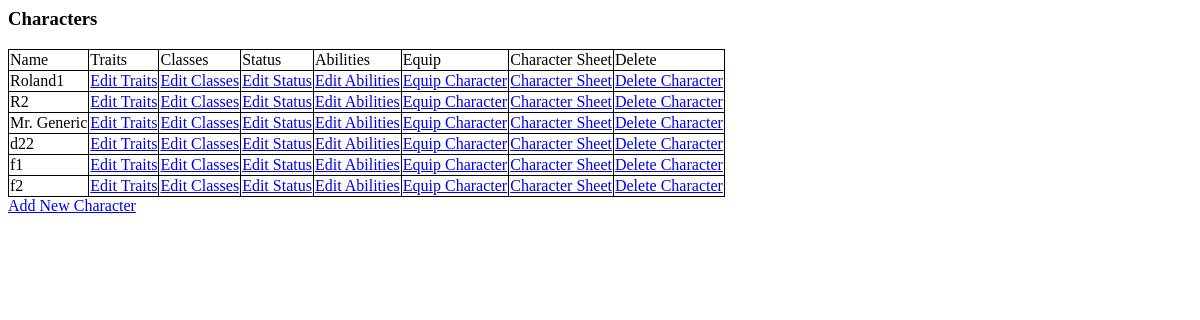
The page /osric_character_tools/characters.php on the database its author committed.
### tables this page shows
CREATE TABLE IF NOT EXISTS `characters` (
  `CharacterName` varchar(255) NOT NULL,
  `CharacterGender` int(11) NOT NULL,
  `CharacterAge` float NOT NULL,
  `CharacterHeight` float NOT NULL,
  `CharacterWeight` float NOT NULL,
  `CharacterId` bigint(20) unsigned NOT NULL AUTO_INCREMENT,
  `CharacterAlignment` int(11) NOT NULL,
  `RaceId` bigint(20) NOT NULL,
  PRIMARY KEY (`CharacterId`)
);

### osric_character_tools/inc/OsricDb.php (called while the page is built, shortened)
<?php
class OsricDb
{
	protected $cxn;
	public function doInit($aHost,$aUser,$aPasswd)
	{
		$aDbname = "osric_db";
		$this->cxn = mysqli_connect($aHost,$aUser,$aPasswd,$aDbname) or die("Couldn't connect to server");
	}
	public function getCharacters()
	{
		$query = "SELECT * from characters";
		$result = mysqli_query($this->cxn,$query) or die("Couldn't execute query: ".$query);
		for($result_set = array();$row = mysqli_fetch_assoc($result);$result_set[]=$row);
		return $result_set;
	}
}
?>

### osric_character_tools/characters.php (the view, shortened to what this page needs)
<html>
<head>
<link rel="stylesheet" type="text/css" href="./css/class.css" />
</head>
<body>
<?php
require_once("./inc/OsricDb.php");
$myOsricDb = new OsricDb();
$myOsricDb->doInit($host,$user,$passwd);
?>
<h3>Characters</h3>
<?php
$characters = $myOsricDb->getCharacters();
echo "<table id='osric_characters'>";
echo "<tr><td>Name</td><td>Traits</td><td>Classes</td><td>Status</td><td>Abilities</td><td>Equip</td><td>Character Sheet</td><td>Delete</td></tr>";
foreach($characters as $character)
{
	$characterId = $character['CharacterId'];
	echo "<tr>";
	echo "<td>{$character['CharacterName']}</td>";
	echo "<td><a href='editcharacter.php?CharacterId={$characterId}'>Edit Traits</a></td>";
	echo "<td><a href='editcharacterclasses.php?CharacterId={$characterId}'>Edit Classes</a></td>";
	echo "<td><a href='editcharacterstatus.php?CharacterId={$characterId}'>Edit Status</a></td>";
	echo "<td><a href='editcharacterabilities.php?CharacterId={$characterId}'>Edit Abilities</a></td>";
	echo "<td><a href='equipcharacter.php?CharacterId={$characterId}'>Equip Character</a></td>";
	echo "<td><a href='charactersheet.php?CharacterId={$characterId}'>Character Sheet</td>";
	echo "<td><a href='deletecharacter.php?CharacterId={$characterId}'>Delete Character</a></td>";
	echo "</tr>";
}
echo "</table>";
echo "<a href='editcharacter.php?CharacterId=-1'>Add New Character</a></td>";
?>
</body>
</html>

### osric_character_tools/css/class.css (style rules this page uses)
table { border: 1px solid black; border-collapse: collapse; }
td { border-right: 1px solid black; border-bottom: 1px solid black; }

### rows shown on the page
characters: CharacterName "Roland1"
characters: CharacterName "R2"
characters: CharacterName "Mr. Generic"
characters: CharacterName "d22"
characters: CharacterName "f1"
characters: CharacterName "f2"
